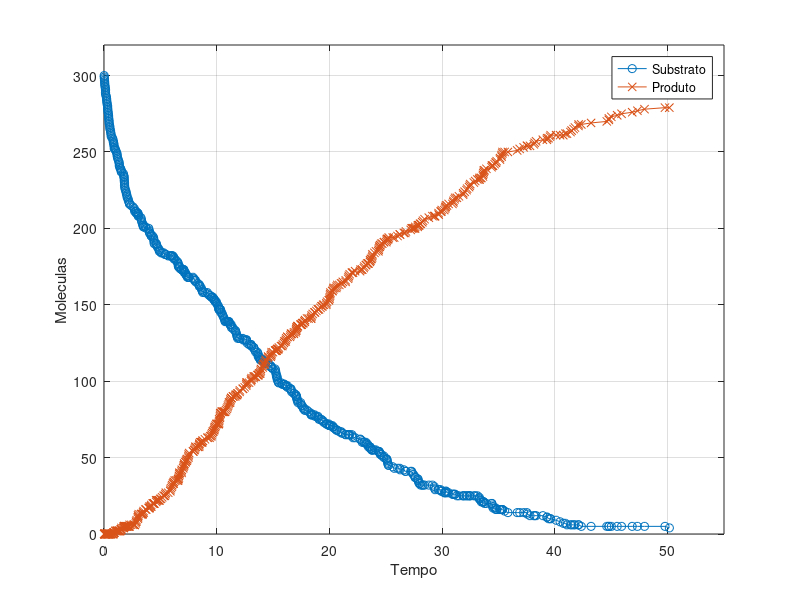

Reproduce this figure in MATLAB.
%SSA_MM.m


rand('state', 100)


V = [-1 1 0; -1 1 1; 1 -1 -1; 0 0 1];


%%%Condições iniciais
nA = 6.023e23;             %Constante de avogrado
vol = 1e-15;               %Volume do sistema
X = zeros(4,1);
X(1) = round(5e-7*nA*vol); % moleculas de substrato
X(2) = round(2e-7*nA*vol); % moleculas de enzima
c(1) = 1e6/(nA*vol); c(2) = 1e-4; c(3) = 0.1;

subs = [];
product = [];
time = [];
t = 0;
tfinal = 50;
while t < tfinal
    a(1) = c(1)*X(1)*X(2);
    a(2) = c(2)*X(3);
    a(3) = c(3)*X(3);
    asum = sum(a);
    j = min(find(rand<cumsum(a/asum)));
    tau = log(1/rand)/asum;
    X = X + V(:,j);
    t = t + tau; 
    
        
    subs = [subs, X(1)];    
    product = [product, X(4)];
    time = [time, t];
end
plot ( time, subs, '-o', time, product, '-x' );
xlabel("Tempo");
ylabel("Moleculas");
legend("Substrato", "Produto");
axis([0 55 0 320]);
grid on;
